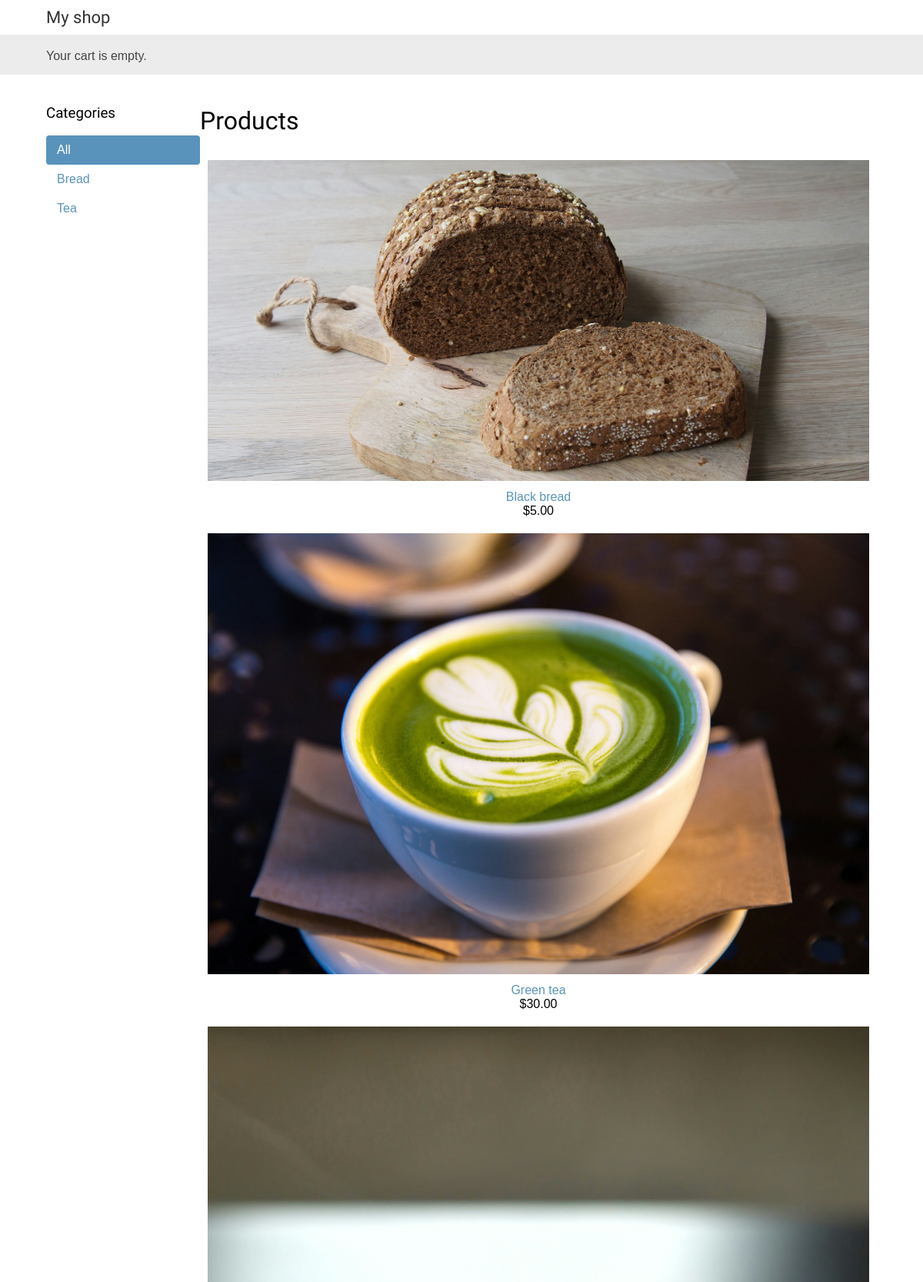
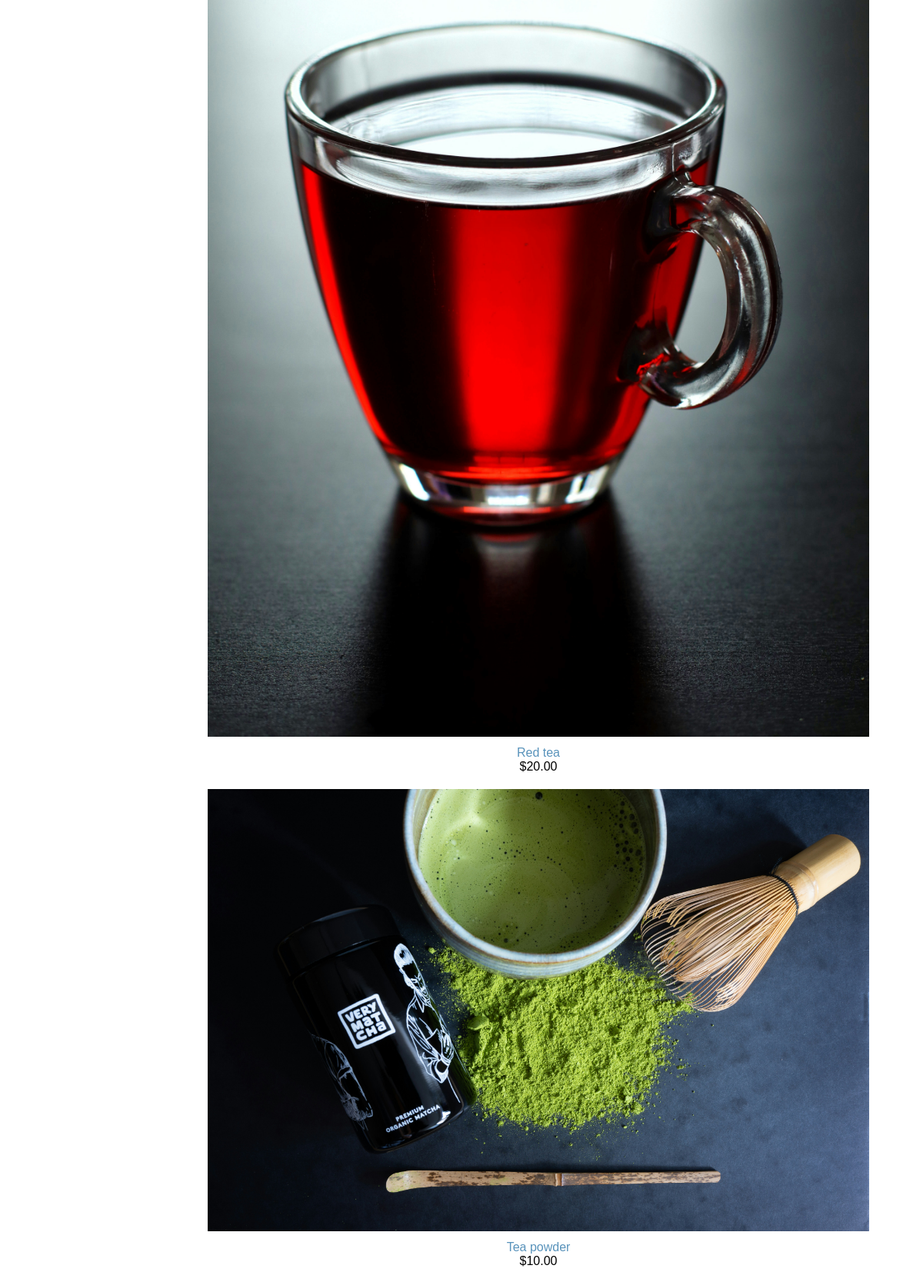
The page / (upper part) on the database its author committed (2 pictures, top to bottom).
### shop/models.py (models this page shows, shortened)
class Category(models.Model):
    name = models.CharField(max_length=200)
    slug= models.SlugField(max_length=200,
                           unique=True)
    class Meta:
        ordering = ['name']
        indexes=[
            models.Index(fields=['name']),
        ]
        verbose_name='category'
        verbose_name_plural = 'categories'
    def get_absolute_url(self):
        return reverse('shop:product_list_by_category',
                   args=[self.slug])

class Product(models.Model):
    category = models.ForeignKey(Category,
                                 related_name='products',
                                 on_delete=models.CASCADE)
    name = models.CharField(max_length=200)
    slug = models.SlugField(max_length=200)
    image= models.ImageField(upload_to='products/%Y/%m/%d',
                             blank=True)
    description = models.TextField(blank=True)
    price = models.DecimalField(max_digits=10,
                                decimal_places=2)
    available = models.BooleanField(default=True)
    created = models.DateTimeField(auto_now_add=True)
    updated = models.DateTimeField(auto_now=True)
    class Meta:
        ordering = ['name']
        indexes=[
            models.Index(fields=['id','slug']),
            models.Index(fields=['name']),
            models.Index(fields=['-created']),
        ]
    def get_absolute_url(self):
        return reverse('shop:product_detail',
                       args=[self.id, self.slug])

### shop/views.py (the view)
# urls.py: path('', views.product_list, name='product_list'),
def product_list(request, category_slug=None):
    category = None
    categories = Category.objects.all()
    products = Product.objects.filter(available=True)
    if category_slug:
        category = get_object_or_404(Category,
        slug=category_slug)
        products = products.filter(category=category)
    return render(request,
    'shop/product/list.html',
    {'category': category,
    'categories': categories,
    'products': products})

### cart/cart.py (called while the page is built)
    def __len__(self):
        return sum(item['quantity'] for item in self.cart.values())

### cart/context_processors.py (called while the page is built)
def cart(request):
    return {'cart': Cart(request)}

### shop/templates/shop/product/list.html (shortened to what this page needs)
{% extends "shop/base.html" %}
{% load static %}
{% block content %}
    <div id="sidebar">
        <h3>Categories</h3>
      <ul>
        <li {% if not category %}class="selected"{% endif %}>
          <a href="{% url 'shop:product_list' %}">All</a>
        </li>
        {% for c in categories %}
          <li {% if category.slug == c.slug %}class="selected"{% endif %}>
            <a href="{{ c.get_absolute_url }}">{{ c.name }}</a>
          </li>
        {% endfor %}
      </ul>
    </div>
<div id="main" class="product-list">
    <h1>{% if category %}{{ category.name }}{% else %}Products
    {% endif %}</h1>
    {% for product in products %}
        <div class="item">
            <a href="{{ product.get_absolute_url }}">
            <img src="{% if product.image %}{{ product.image.url }}{% else %}{% static
            "img/no_image.png" %}{% endif %}">
            </a>
            <a href="{{ product.get_absolute_url }}">{{ product.name }}</a>
            <br>
            ${{ product.price }}
        </div>
    {% endfor %}
</div>
{% endblock %}

### shop/templates/shop/base.html (shortened to what this page needs)
<!DOCTYPE html>
<html lang="ru">
{% load static %}
<head>
    <link href="{% static "css/base.css" %}" rel="stylesheet">
</head>
<body>
<div id="header">
    <a href="/" class="logo">My shop</a>
</div>
<div id="subheader">
    <div class="cart">
        {% with total_items=cart|length %}
            {% if total_items > 0 %}
                Your cart:
                <a href="{% url 'cart:cart_detail' %}">
                    {{ total_items }} item{{ total_items|pluralize }},
                    ${{ cart.get_total_price }}
                </a>
            {% elif not order %}
                Your cart is empty.
            {% endif %}
        {% endwith %}
    </div>
</div>
<div id="content">
    {% block content %}
    {% endblock %}
</div>
</body>
</html>

### shop/static/css/base.css (style rules this page uses)
body { margin:0; padding:0; font-family:helvetica, sans-serif; overflow-x: hidden; }
h1, h2, h3, h4, h5 , h6 { font-family: 'Ubuntu', sans-serif; font-weight:normal; }
a { text-decoration:none; color:#5993bb; }
#header { padding:10px 5%; display: flex; font-size:18px; justify-content: space-between; align-items: center; }
#subheader { background:#ececec; color:#444; padding:15px 5%; display: flex; justify-content: space-between; align-items: center; }
#header .logo { font-family: 'Ubuntu', sans-serif; color:#333; font-size:22px; }
#subheader .cart { padding-top:4px; }
#content { padding: 20px 5%; display: flex; flex-wrap: wrap; }
#sidebar { width:200px; flex-shrink: 0; }
#sidebar ul { margin:0; padding:0; }
#sidebar ul li { margin:0; list-style:none; padding:10px 14px; }
#sidebar ul li a { display:block; }
#sidebar ul li.selected { background:#5993bb; border-radius:4px; }
#sidebar ul li.selected a { color:#fff; }
#main { flex: 1; min-width: 300px; overflow: hidden; }
.product-list .item { flex: 1 1 200px; max-width: 100%; padding: 10px; text-align: center; box-sizing: border-box; }
.product-list .item img { width:100%; margin-bottom:8px; }

### rows shown on the page
Category: name "Bread"
Category: name "Tea"
Product: image (picture), name "Black bread", price "5.00"
Product: image (picture), name "Green tea", price "30.00"
Product: image (picture), name "Red tea", price "20.00"
Product: image (picture), name "Tea powder", price "10.00"
